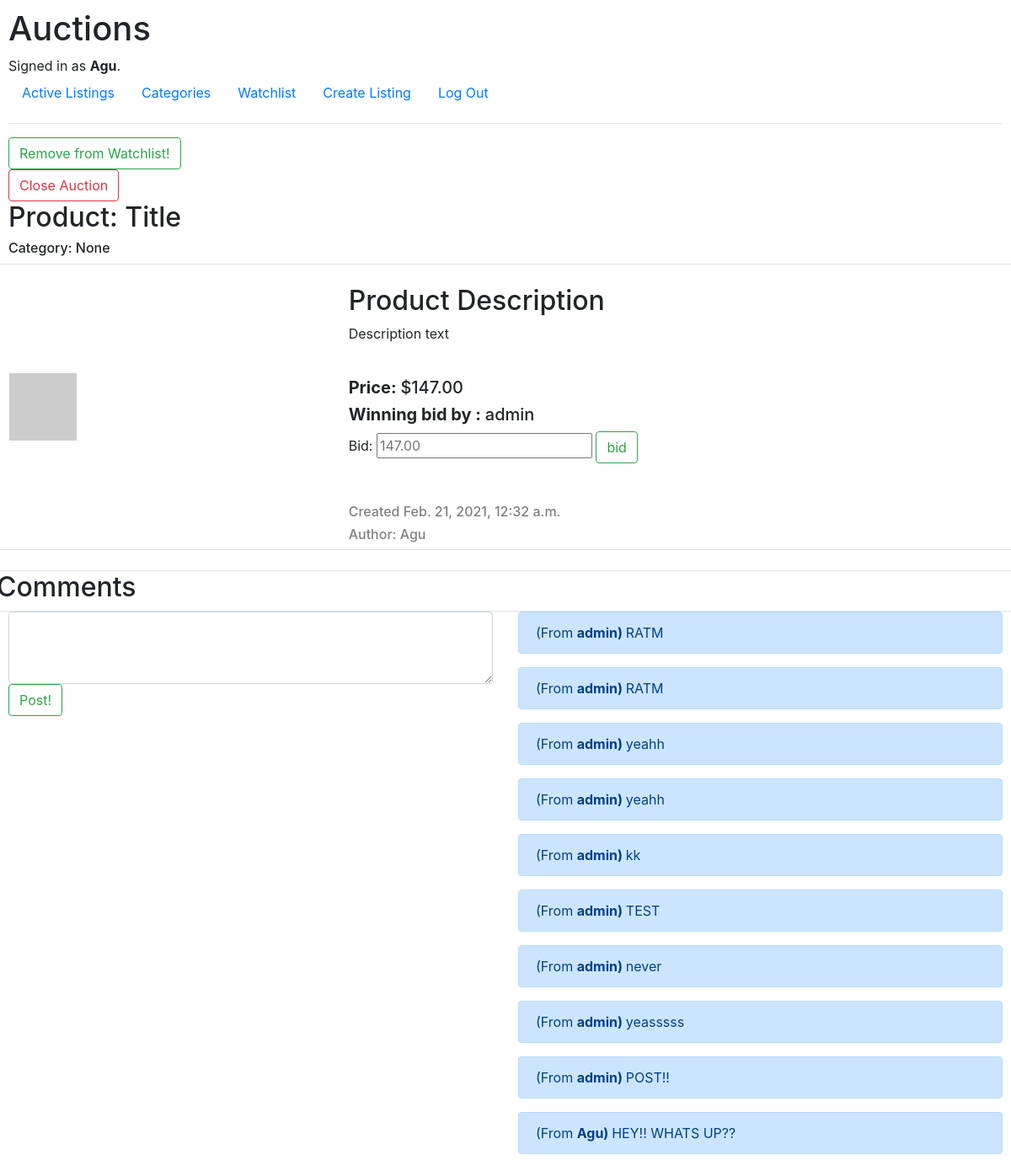
Page /listings/1/ (signed in) on the committed database.
### auctions/models.py (models this page shows, shortened)
class User(AbstractUser):
    pass

class AuctionList(models.Model):
    title = models.CharField(max_length=64)
    image_url = models.CharField(max_length=1024)
    description = models.CharField(max_length=256)
    price = models.DecimalField(max_digits=10, decimal_places=2)
    category = models.ForeignKey(
        Category, on_delete=models.CASCADE, null=True, blank=True)
    active = models.BooleanField(blank=True, null=True, default=True)
    creation_datetime = models.DateTimeField(auto_now_add=True)
    author = models.ForeignKey(User, on_delete=models.CASCADE, default=None, related_name="author")
    winner = models.ForeignKey(User, on_delete=models.CASCADE, null=True, blank=True, default=None, related_name="winner")

class Comments(models.Model):
    product = models.ForeignKey(AuctionList, on_delete=models.CASCADE)
    comment = models.CharField(max_length=300)
    commenter = models.ForeignKey(User, on_delete=models.CASCADE)

### auctions/views.py (the view, shortened to what this page needs)
# urls.py: path("listings/<int:product_id>/", views.listing_view, name="listing"),
def listing_view(request, product_id):
    item_to_add = get_object_or_404(AuctionList, pk=product_id)
    comment_posts = Comments.objects.filter(product=product_id) or None
    current_product = AuctionList.objects.get(pk=product_id)
    in_watchlist = False
    in_watchlist = True if (request.user.is_authenticated and Watchlist.objects.filter(user=request.user, product=product_id).exists()) else False
    owner = True if request.user == current_product.author else False
    if request.method == "POST" and request.POST.get("add_watchlist") == "add":
        if Watchlist.objects.filter(user=request.user, product=product_id).exists():
            return render(request, "auctions/product.html", {
                "product": AuctionList.objects.get(id=product_id),
                "in_watchlist": True,
                "comment_posts": comment_posts,
                "owner": owner
            })
        else:
            """ADD THE ITEM """
            user_list, created = Watchlist.objects.get_or_create(user=request.user)
            user_list.product.add(item_to_add)
        return render(request, "auctions/product.html", {
            "product": AuctionList.objects.get(id=product_id),
            "in_watchlist": True,
            "comment_posts": comment_posts,
            "owner": owner
        })
    elif request.method == "GET" and request.user.is_authenticated and current_product.active == True:
        if Watchlist.objects.filter(user=request.user, product=product_id).exists():
            in_watchlist = True
            return render(request, "auctions/product.html", {
                "product": AuctionList.objects.get(id=product_id),
                "in_watchlist": in_watchlist,
                "comment_posts": comment_posts,
                "owner": owner
                })

### auctions/templates/auctions/product.html (shortened to what this page needs)
{% extends "auctions/layout.html" %}
{% block body %}
{% if user.is_authenticated %}
<form action="" method="POST">
    {% if in_watchlist %}
    <button type="submit" class="btn btn-outline-success btn" name="add_watchlist" value="remove">Remove from
    Watchlist!</button>
    {% else %}
    <button type="submit" class="btn btn-outline-success btn" name="add_watchlist" value="add">Add to
    Watchlist!</button>
    {% endif %}
</form>
<form action="{% url 'close' product.id %}" method="POST">
    {% if owner %}
    <button type="submit" class="btn btn-outline-danger btn" name="close_auction" value="add">Close Auction</button>
    {% endif %}
</form>
{% else %}
{{ empty }}
{% endif %}
<h2> Product: {{ product.title }}</h2>
<h6>Category: {{ product.category }}</h6>
<div class="row border border-gray rounded align-items-center ">
    <div class="col-4">
        <img src="{{ product.image_url }}" class="img-fluid" alt="product image">
    </div>
    <div class="col-8">
        <br>
        <h2>Product Description</h2>
        <p> {{ product.description }} </p>
        <br>
        <h5><b>Price: </b>${{ product.price }}</h5>
        <h5><b>Winning bid by : </b>{{ product.winner }}</h5>
        {% if user.is_authenticated %}
        <form method="POST">
            <label for="bid">Bid: </label>
            <input type="text" id="bid" name="bid" placeholder="{{ product.price }}">
            <input type="submit" class="btn btn-outline-success btn" value="bid">
        </form>
        {% else %}
        Not signed in.
        {% endif %}
        <br>
        <br>
        <h6 style="color: gray;">Created {{ product.creation_datetime }}</h6>
        <h6 style="color: gray;">Author: {{ product.author }}</h6>
    </div>
</div>
<br>
<div class="row border border-gray rounded align-items-center ">
    <h2>Comments</h2>
    <br>
</div>
<div class="row">
    <div class="col-md">
        {% if user.is_authenticated %}
        <form method="POST" name="post_comment" enctype="multipart/form-data">
            <textarea class="form-control" name="comment_textarea" rows="3"></textarea>
            <input class="btn btn-outline-success btn" type="submit" name="submit_comment" value='Post!'>
        </form>
    </div>
    {% endif %}
    <div class="col-md">
        {% for c in comment_posts %}
        <div class="alert alert-primary" role="alert">
            (From <b>{{ c.commenter }}) </b>{{ c.comment }}
        </div>
        {% empty %}
        <p>No comments on this listing</p>
        {% endfor %}
    </div>
</div>
{% endblock %}

### auctions/templates/auctions/layout.html (shortened to what this page needs)
{% load static %}
<!DOCTYPE html>
<html lang="en">
<head>
    <link rel="stylesheet" href="https://stackpath.bootstrapcdn.com/bootstrap/4.4.1/css/bootstrap.min.css"
>
    <link href="{% static 'auctions/styles.css' %}" rel="stylesheet">
</head>
<body>
    <h1>Auctions</h1>
    <div>
        {% if user.is_authenticated %}
        Signed in as <strong>{{ user.username }}</strong>.
        {% else %}
        Not signed in.
        {% endif %}
    </div>
    <ul class="nav">
        <li class="nav-item">
            <a class="nav-link" href="{% url 'index' %}">Active Listings</a>
        </li>
        <li class="nav-item">
            <a class="nav-link" href="{% url 'categories' %}">Categories</a>
        </li>
        {% if user.is_authenticated %}
        <li class="nav-item">
            <a class="nav-link" href="{% url 'watchlist' %}">Watchlist</a>
        <li class="nav-item">
            <a class="nav-link" href="{% url 'create' %}">Create Listing</a>
        </li>
        <li class="nav-item">
            <a class="nav-link" href="{% url 'logout' %}">Log Out</a>
        </li>
        {% endif %}
    </ul>
    <hr>
    {% block body %}
    {% endblock %}
</body>
</html>

### auctions/static/auctions/styles.css (style rules this page uses)
body { padding: 10px; }

### rows in the picture
User: username "Agu"
AuctionList: title "Title", category "None", description "Description text", price "147.00", winner "admin", bid "147.00", creation_datetime "Feb. 21, 2021, 12:32 a.m.", author "Agu"
Comments: commenter "admin", comment "RATM"
Comments: commenter "admin", comment "RATM"
Comments: commenter "admin", comment "yeahh"
Comments: commenter "admin", comment "yeahh"
Comments: commenter "admin", comment "kk"
Comments: commenter "admin", comment "TEST"
Comments: commenter "admin", comment "never"
Comments: commenter "admin", comment "yeasssss"
Comments: commenter "admin", comment "POST!!"
Comments: commenter "Agu", comment "HEY!! WHATS UP??"
